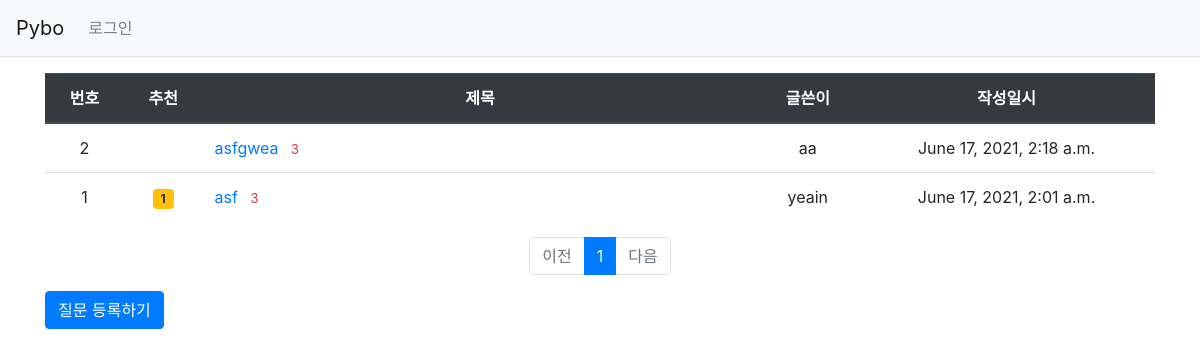
Page /pybo/ on the earlier database version.
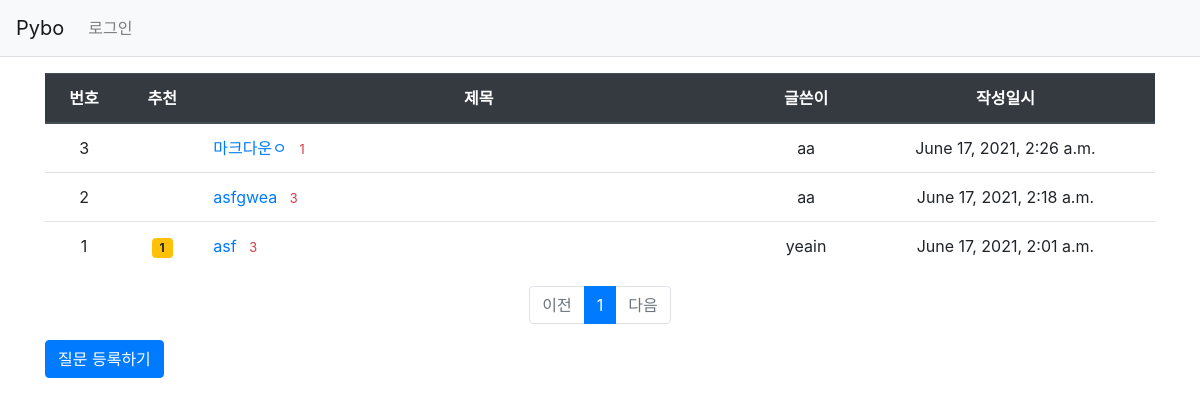
Same page on the later database version.
### pybo/models.py (models this page shows, shortened)
class Question(models.Model):
    author = models.ForeignKey(User, on_delete=models.CASCADE, related_name='author_question')
    subject = models.CharField(max_length=200)
    content = models.TextField()
    create_date = models.DateTimeField()
    author = models.ForeignKey(User, on_delete=models.CASCADE)
    modify_date = models.DateTimeField(null=True, blank=True)
    voter = models.ManyToManyField(User, related_name='voter_question')

### pybo/views/base_views.py (the view)
# urls.py: path('', base_views.index, name='index'),  # '/' 에 해당되는 path
def index(request):
    page = request.GET.get('page', '1')  # 페이지
    question_list = Question.objects.order_by('-create_date')
    paginator = Paginator(question_list, 10)  # 페이지당 10개씩 보여주기
    page_obj = paginator.get_page(page)
    context = {'question_list' : page_obj}
    return render(request, 'pybo/question_list.html', context)

### pybo/templatetags/pybo_filter.py (called while the page is built)
@register.filter
def sub(value, arg):
    return value - arg

### templates/pybo/question_list.html
{% extends 'base.html' %}
{% load pybo_filter %}
{% block content %}
{% load static %}
<link rel="stylesheet" type="text/css" href="{% static 'bootstrap.min.css' %}">
<div class="container my-3">
    <table class="table">
        <thead>
        <tr class="text-center thead-dark">
            <th>번호</th>
            <th>추천</th>
            <th style="width:50%">제목</th>
            <th>글쓴이</th>
            <th>작성일시</th>
        </tr>
        </thead>
        <tbody>
        {% if question_list %}
        {% for question in question_list %}
        <tr class="text-center">
            <td>
                {{ question_list.paginator.count|sub:question_list.start_index|sub:forloop.counter0|add:1 }}
            </td>
            <td>
                {% if question.voter.all.count > 0 %}
                <span class="badge badge-warning px-2 py-1">{{ question.voter.all.count }}</span>
                {% endif %}
            </td>
            <td class="text-left">
                <a href="{% url 'pybo:detail' question.id %}">{{ question.subject }}</a>
                {% if question.answer_set.count > 0 %}
                <span class="text-danger small ml-2">{{ question.answer_set.count }}</span>
                {% endif %}
            </td>
            <td>{{ question.author.username }}</td>
            <td>{{ question.create_date }}</td>
        </tr>
        {% endfor %}
        {% else %}
        <tr>
            <td colspan="3">질문이 없습니다.</td>
        </tr>
        {% endif %}
        </tbody>
    </table>
    <ul class="pagination justify-content-center">
        {% if question_list.has_previous %}
        <li class="page-item">
            <a class="page-link" href="?page={{ question_list.previous_page_number }}">이전</a>
        </li>
        {% else %}
        <li class="page-item disabled">
            <a class="page-link" tabindex="-1" aria-disabled="true" href="#">이전</a>
        </li>
        {% endif %}
        {% for page_number in question_list.paginator.page_range %}
        {% if page_number >= question_list.number|add:-5 and page_number <= question_list.number|add:5 %}
            {% if page_number == question_list.number %}
            <li class="page-item active" aria-current="page">
                <a class="page-link" href="?page={{ page_number }}">{{ page_number }}</a>
            </li>
            {% else %}
            <li class="page-item">
                <a class="page-link" href="?page={{ page_number }}">{{ page_number }}</a>
            </li>
            {% endif %}
        {% endif %}
        {% endfor %}
        {% if question_list.has_next %}
        <li class="page-item">
            <a class="page-link" href="?page={{ question_list.next_page_number }}">다음</a>
        </li>
        {% else %}
        <li class="page-item disabled">
            <a class="page-link" tabindex="-1" aria-disabled="true" href="#">다음</a>
        </li>
        {% endif %}
    </ul>
    <a href="{% url 'pybo:question_create' %}" class="btn btn-primary">질문 등록하기</a>
</div>
{% endblock %}

Differences in the rows shown:
added Question: paginator.count|sub "3", subject "마크다운ㅇ", answer_set.count "1", author.username "aa", create_date "June 17, 2021, 2:26 a.m."
